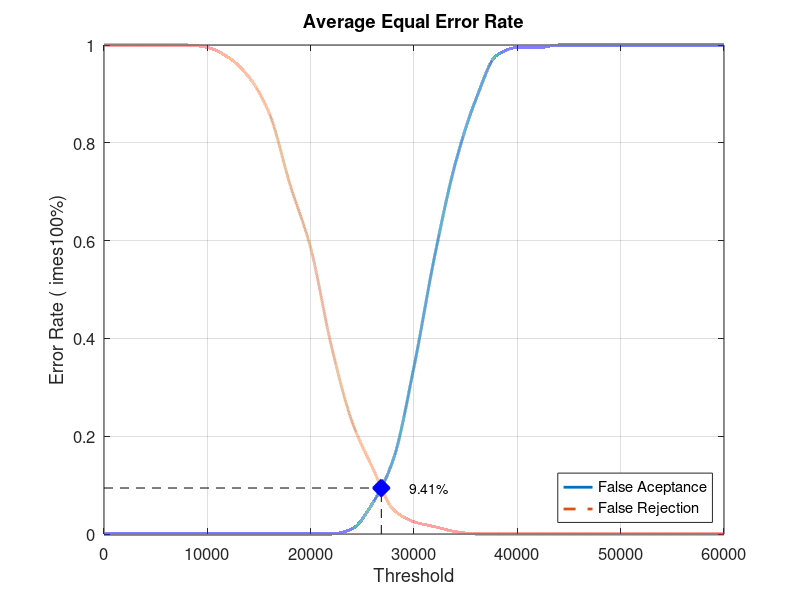
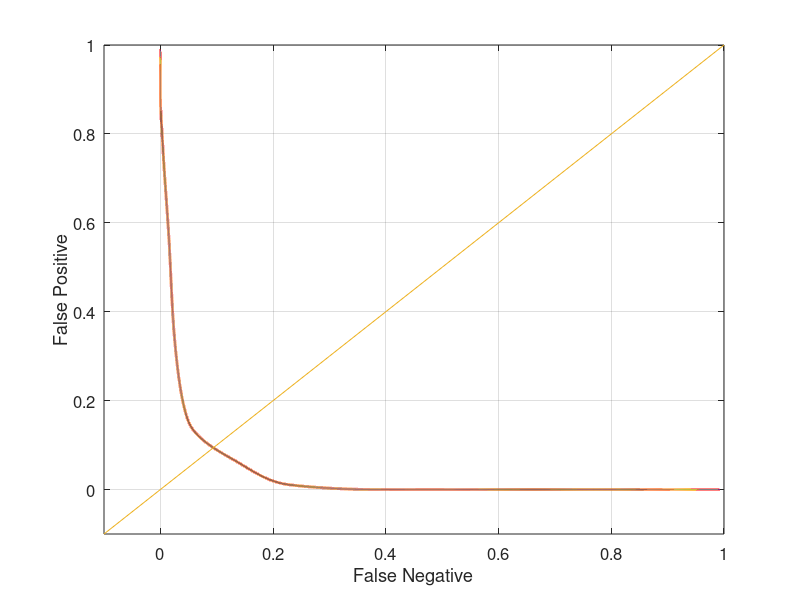

Recreate these plots in MATLAB, in order.
close all;
clear;
clc;
x = 0:2000:60000;
xq = 0:0.5:60000;

y0 = [0 0 0 0 0 0 0 0 0 0 0 0 0.0105263 0.0631579 0.152632 0.342105 0.568421 0.757895 0.889474 0.978947 0.994737 0.994737 1 1 1 1 1 1 1 1 1]
yy0 = interp1(x, y0, xq, 'pchip');
y1 = [1 1 1 1 1 0.995 0.975 0.935 0.86 0.715 0.585 0.385 0.23 0.135 0.05 0.025 0.015 0.005 0 0 0 0 0 0 0 0 0 0 0 0 0]
yy1 = interp1(x, y1, xq, 'pchip');

% Calculating EER: 
y2 = abs(y0 - y1);
find(y2 == min(y2))
yy2 = abs(yy0 - yy1);
xEER = find(yy2 == min(yy2));
xEERIndex = xq(xEER) % X-axis EER
yEER = yy0(xEER) % Y-axis EER

main = figure
plot(xq, yy0,'-','LineWidth', 2);	hold on
plot(xq, yy1,'--','LineWidth', 2);	hold on
plot([xEERIndex xEERIndex], [0 yEER], 'k--');	hold on
plot([0 xEERIndex], [yEER yEER], 'k--');	hold on
plot(xEERIndex, yEER, 'bx', 'LineWidth', 10);	hold on
text(xEERIndex + 10 * xEERIndex / 100, yEER, [num2str(round((10000 * yEER)) / 100) '%'])
legend('False Aceptance', 'False Rejection', 'Location', 'SouthEast')
xlabel('Threshold')
ylabel('Error Rate (	imes100%)')
title('Average Equal Error Rate')
set(gca, 'FontSize', 12)
axis([0 60000 0 1])
grid on

print(main, 'Database5_1Main', '-dpng');
FNRxFPR = figure('Color', [1 1 1]);
plot(yy1, yy0, '-', yy1, yy0, 'LineWidth', 2);
hold on
y = -0.1:0.1:1
plot(y, y); 
set(gca, 'FontSize', 12)
xlabel('False Negative')
ylabel('False Positive')
axis([-0.1 1 -0.1 1])
set(gca, 'FontSize', 12)
grid on

print(FNRxFPR, 'Database5_1FNRxFPR','-dpng');
